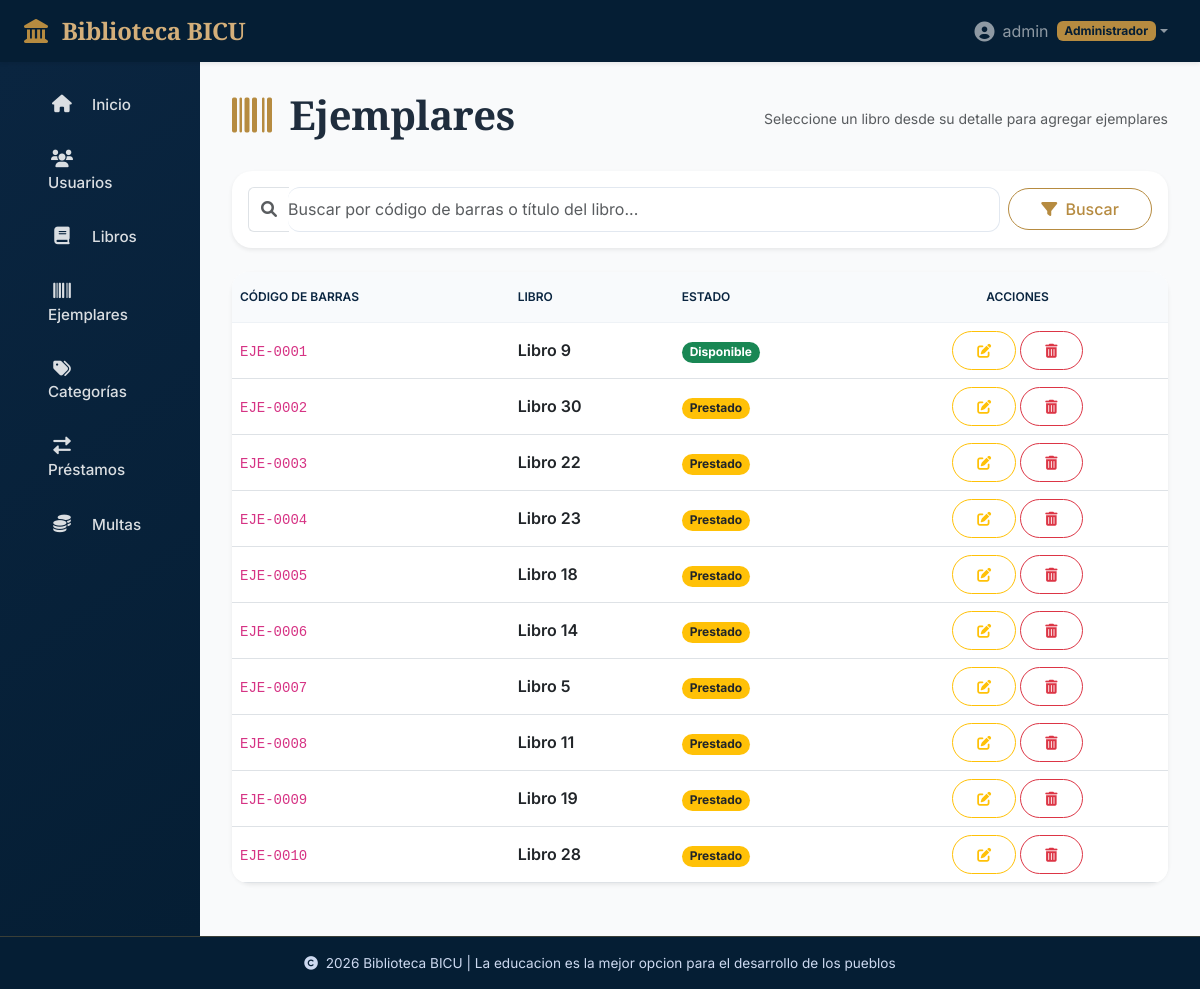
The app's page /libros/ejemplares/ (signed in) with its own data.
### apps/usuarios/models.py (models this page shows, shortened)
class Usuario(AbstractUser):
    ROLES = (
        ('administrador', 'Administrador'),
        ('bibliotecario', 'Bibliotecario'),
        ('usuario', 'Usuario'),
    )
    nombre = models.CharField(max_length=100)
    telefono = models.CharField(max_length=20, blank=True, null=True)
    direccion = models.TextField(blank=True, null=True)
    rol = models.CharField(max_length=20, choices=ROLES, default='usuario')
    fecha_registro = models.DateTimeField(auto_now_add=True)
    email = models.EmailField(unique=True)

### apps/libros/models.py (models this page shows, shortened)
class Ejemplar(models.Model):
    ESTADO_CHOICES = (
        ('disponible', 'Disponible'),
        ('prestado', 'Prestado'),
        ('extraviado', 'Extraviado'),
        ('en_reparacion', 'En Reparacion'),
    )
    libro = models.ForeignKey(Libro, on_delete=models.CASCADE, related_name='ejemplares')
    codigo_barras = models.CharField(max_length=50, unique=True)
    estado = models.CharField(max_length=20, choices=ESTADO_CHOICES, default='disponible')

class Libro(models.Model):
    titulo = models.CharField(max_length=200)
    autor = models.CharField(max_length=200)
    editorial = models.CharField(max_length=100)
    año_publicacion = models.IntegerField()
    isbn = models.CharField(max_length=13, unique=True)
    ubicacion = models.CharField(max_length=100, blank=True)
    descripcion = models.TextField(blank=True)
    categorias = models.ManyToManyField(Categoria, through='LibroCategoria')

### apps/libros/views.py (the view)
# urls.py: path('ejemplares/', views.EjemplarListView.as_view(), name='ejemplar_list'),
class EjemplarListView(AdminRequiredMixin, ListView):
    model = Ejemplar
    template_name = 'libros/ejemplar_list.html'
    context_object_name = 'ejemplares'
    paginate_by = 10
    def get_queryset(self):
        queryset = super().get_queryset()
        q = self.request.GET.get('q')
        if q:
            queryset = queryset.filter(codigo_barras__icontains=q) | queryset.filter(libro__titulo__icontains=q)
        libro_id = self.request.GET.get('libro')
        if libro_id:
            queryset = queryset.filter(libro_id=libro_id)
        return queryset
    def get_context_data(self, **kwargs):
        context = super().get_context_data(**kwargs)
        libro_id = self.request.GET.get('libro')
        if libro_id:
            context['libro'] = get_object_or_404(Libro, pk=libro_id)
        return context

### apps/core/mixins.py (called while the page is built)
    def test_func(self):
        return self.request.user.rol == 'administrador'

### templates/libros/ejemplar_list.html (shortened to what this page needs)
{% extends 'base.html' %}
{% load static %}
{% block content %}
<div class="d-flex justify-content-between align-items-center mb-4 flex-wrap">
    <h1 class="fw-bold serif-heading">
        <i class="fas fa-barcode gold-accent me-2"></i> Ejemplares
    </h1>
    {% if libro %}
        <a href="{% url 'libros:ejemplar_create' libro.pk %}" class="btn btn-primary rounded-pill shadow-sm">
            <i class="fas fa-plus me-2"></i> Nuevo Ejemplar para este libro
        </a>
    {% else %}
        <span class="text-muted small">Seleccione un libro desde su detalle para agregar ejemplares</span>
    {% endif %}
</div>
<div class="card border-0 shadow-sm mb-4">
    <div class="card-body p-3">
        <form method="get" class="row g-2 align-items-center">
            <div class="col-md-10">
                <div class="input-group">
                    <span class="input-group-text bg-transparent border-end-0">
                        <i class="fas fa-search text-muted"></i>
                    </span>
                    <input type="text" name="q" class="form-control border-start-0 ps-0"
                           placeholder="Buscar por código de barras o título del libro..."
                           value="{{ request.GET.q }}">
                </div>
            </div>
            <div class="col-md-2">
                <button type="submit" class="btn btn-outline-gold w-100 rounded-pill">
                    <i class="fas fa-filter me-1"></i> Buscar
                </button>
            </div>
        </form>
    </div>
</div>
<div class="card border-0 shadow-sm">
    <div class="card-body p-0">
        <div class="table-responsive">
            <table class="table table-hover align-middle mb-0">
                <thead class="table-light">
                    <tr class="text-uppercase small">
                        <th class="py-3">Código de barras</th>
                        <th class="py-3">Libro</th>
                        <th class="py-3">Estado</th>
                        <th class="py-3 text-center">Acciones</th>
                    </tr>
                </thead>
                <tbody>
                    {% for ej in ejemplares %}
                    <tr>
                        <td><code>{{ ej.codigo_barras }}</code></td>
                        <td class="fw-semibold">{{ ej.libro.titulo }}</td>
                        <td>
                            <span class="badge rounded-pill
                                {% if ej.estado == 'disponible' %}bg-success
                                {% elif ej.estado == 'prestado' %}bg-warning text-dark
                                {% else %}bg-danger{% endif %}">
                                {{ ej.get_estado_display }}
                            </span>
                        </td>
                        <td class="text-center">
                            <div class="d-flex justify-content-center gap-1">
                                <a href="{% url 'libros:ejemplar_update' ej.pk %}"
                                   class="btn btn-sm btn-outline-warning rounded-pill" title="Editar">
                                    <i class="fas fa-edit"></i>
                                </a>
                                <a href="{% url 'libros:ejemplar_delete' ej.pk %}"
                                   class="btn btn-sm btn-outline-danger rounded-pill confirm-delete" title="Eliminar">
                                    <i class="fas fa-trash-alt"></i>
                                </a>
                            </div>
                        </td>
                    </tr>
                    {% endfor %}
                </tbody>
            </table>
        </div>
    </div>
</div>
{% endblock %}

### templates/base.html (shortened to what this page needs)
<!DOCTYPE html>
<html lang="es">
<head>
    <link href="https://cdn.jsdelivr.net/npm/bootstrap@5.3.0/dist/css/bootstrap.min.css" rel="stylesheet">
    <link rel="stylesheet" href="https://cdnjs.cloudflare.com/ajax/libs/font-awesome/6.0.0-beta3/css/all.min.css">
</head>
<body>
    <div class="main-wrapper">
        <nav class="navbar navbar-expand-lg navbar-dark bg-bicu shadow-sm sticky-top">
            <div class="container-fluid px-3 px-md-4">
                <a class="navbar-brand" href="{% url 'home' %}">
                    <i class="fas fa-landmark me-2"></i> Biblioteca BICU
                </a>
                <div class="collapse navbar-collapse" id="navbarNav">
                    <ul class="navbar-nav ms-auto">
                        <li class="nav-item dropdown">
                            <a class="nav-link dropdown-toggle d-flex align-items-center" href="#"
                                id="userDropdown" role="button" data-bs-toggle="dropdown" aria-expanded="false">
                                <i class="fas fa-user-circle fa-lg me-2"></i> {{ user.username }}
                                <span class="ms-2 badge bg-bicu-yellow">{{ user.get_rol_display }}</span>
                            </a>
                        </li>
                    </ul>
                </div>
            </div>
        </nav>
        <div class="container-fluid flex-grow">
            <div class="row grow-row">
                <div class="col-md-2 col-sm-3 sidebar p-3 collapse d-md-block" id="sidebarCollapse">
                    <div class="nav flex-column">
                        <a class="nav-link {% if request.resolver_match.url_name == 'home' %}active{% endif %}"
                            href="{% url 'home' %}">
                            <i class="fas fa-home"></i> Inicio
                        </a>
                        {% if user.rol == 'administrador' %}
                        <a class="nav-link" href="{% url 'usuarios:list' %}"><i class="fas fa-users"></i> Usuarios</a>
                        <a class="nav-link" href="{% url 'libros:list' %}"><i class="fas fa-book"></i> Libros</a>
                        <a class="nav-link" href="{% url 'libros:ejemplar_list' %}"><i class="fas fa-barcode"></i> Ejemplares</a>
                        <a class="nav-link" href="{% url 'libros:categoria_list' %}"><i class="fas fa-tags"></i> Categorías</a>
                        <a class="nav-link" href="{% url 'prestamos:list' %}"><i class="fas fa-exchange-alt"></i> Préstamos</a>
                        <a class="nav-link" href="{% url 'multas:list' %}"><i class="fas fa-coins"></i> Multas</a>
                        {% elif user.rol == 'bibliotecario' %}
                        <a class="nav-link" href="{% url 'prestamos:list' %}"><i class="fas fa-exchange-alt"></i> Préstamos</a>
                        <a class="nav-link" href="{% url 'multas:list' %}"><i class="fas fa-coins"></i> Multas</a>
                        {% else %}
                        <a class="nav-link" href="{% url 'prestamos:list' %}"><i class="fas fa-history"></i> Mis préstamos</a>
                        <a class="nav-link" href="{% url 'multas:list' %}"><i class="fas fa-money-bill"></i> Mis multas</a>
                        {% endif %}
                    </div>
                </div>
                <div class="col-md-10 col-sm-9 main-content">
                    <div class="content-wrapper">
                        {% block content %}{% endblock %}
                    </div>
                </div>
            </div>
        </div>
    </div>
    <div class="footer-note">
        <p class="mb-0"><i class="fas fa-copyright me-1"></i> {% now "Y" %} Biblioteca BICU | La educacion es la mejor opcion para el desarrollo de los pueblos</p>
    </div>
</body>
</html>

### templates/base.html (style rules this page uses)
:root { --bicu-blue: #0a2540; --bicu-gold: #b68b40; --bicu-gold-light: #d4af7a; --bicu-green: #2c6e49; --bicu-dark-blue: #051e34; --bicu-light-bg: #f9fafb; --bicu-gray: #4a5b6e; --bicu-border: #eef2f6; }
* { font-family: 'Inter', sans-serif; }
html, body { height: 100%; margin: 0; }
body { background-color: var(--bicu-light-bg); color: #1f2d3d; display: flex; flex-direction: column; min-height: 100vh; }
.main-wrapper { flex: 1 0 auto; display: flex; flex-direction: column; }
.container-fluid.flex-grow { flex: 1 0 auto; display: flex; flex-direction: column; }
.row.grow-row { flex: 1 0 auto; align-items: stretch; }
h1, h2, h3, h4, h5, h6, .serif-heading, .stat-number, .sidebar .nav-link i+span { font-family: 'Cormorant Garamond', serif; font-weight: 600; letter-spacing: -0.01em; }
.sidebar { background: linear-gradient(145deg, var(--bicu-blue) 0%, var(--bicu-dark-blue) 100%); color: white; transition: all 0.3s; box-shadow: 4px 0 20px rgba(0, 0, 0, 0.05); min-height: 100%; }
.sidebar .nav-link { color: rgba(255, 255, 255, 0.85); padding: 0.7rem 1.2rem; margin: 0.3rem 0.8rem; border-radius: 0.75rem; font-weight: 500; transition: all 0.2s ease; font-size: 0.95rem; }
.sidebar .nav-link i { width: 1.75rem; margin-right: 0.75rem; text-align: center; font-size: 1.1rem; }
.main-content { padding: 1.8rem 2rem; background-color: var(--bicu-light-bg); }
.content-wrapper { max-width: 1400px; margin-left: auto; margin-right: auto; }
.card { border: none; border-radius: 1.25rem; background: white; box-shadow: 0 2px 8px rgba(0, 0, 0, 0.02), 0 0 0 1px var(--bicu-border); transition: transform 0.2s, box-shadow 0.2s; }
.btn { border-radius: 2rem; padding: 0.5rem 1.5rem; font-weight: 500; transition: all 0.2s; }
.btn-outline-gold { border: 1px solid var(--bicu-gold); color: var(--bicu-gold); background: transparent; }
.table { background: white; border-radius: 1rem; overflow: hidden; }
.table thead th { background-color: #f8fafc; border-bottom: 1px solid #eef2f6; font-weight: 600; color: var(--bicu-blue); text-transform: uppercase; font-size: 0.75rem; }
input, select, textarea { border-radius: 0.75rem !important; border: 1px solid #e2e8f0 !important; padding: 0.6rem 1rem !important; }
.navbar-dark.bg-bicu { background: var(--bicu-dark-blue) !important; box-shadow: 0 2px 12px rgba(0, 0, 0, 0.08); }
.navbar-brand { font-weight: 700; font-family: 'Cormorant Garamond', serif; font-size: 1.5rem; letter-spacing: -0.3px; color: var(--bicu-gold-light) !important; }
.navbar-brand i { color: var(--bicu-gold); }
.footer-note { flex-shrink: 0; background-color: var(--bicu-dark-blue); color: #cdd9f0; padding: 1rem 1.5rem; text-align: center; margin: 0; font-size: 0.85rem; border-top: 1px solid rgba(182, 139, 64, 0.3); }
.gold-accent { color: var(--bicu-gold); }
.badge.bg-bicu-yellow { background-color: var(--bicu-gold); color: var(--bicu-dark-blue); }

### records on screen
Usuario: username "admin", rol "Administrador"
Ejemplar: codigo_barras "EJE-0001", libro.titulo "Libro 9", estado "Disponible"
Ejemplar: codigo_barras "EJE-0002", libro.titulo "Libro 30", estado "Prestado"
Ejemplar: codigo_barras "EJE-0003", libro.titulo "Libro 22", estado "Prestado"
Ejemplar: codigo_barras "EJE-0004", libro.titulo "Libro 23", estado "Prestado"
Ejemplar: codigo_barras "EJE-0005", libro.titulo "Libro 18", estado "Prestado"
Ejemplar: codigo_barras "EJE-0006", libro.titulo "Libro 14", estado "Prestado"
Ejemplar: codigo_barras "EJE-0007", libro.titulo "Libro 5", estado "Prestado"
Ejemplar: codigo_barras "EJE-0008", libro.titulo "Libro 11", estado "Prestado"
Ejemplar: codigo_barras "EJE-0009", libro.titulo "Libro 19", estado "Prestado"
Ejemplar: codigo_barras "EJE-0010", libro.titulo "Libro 28", estado "Prestado"
